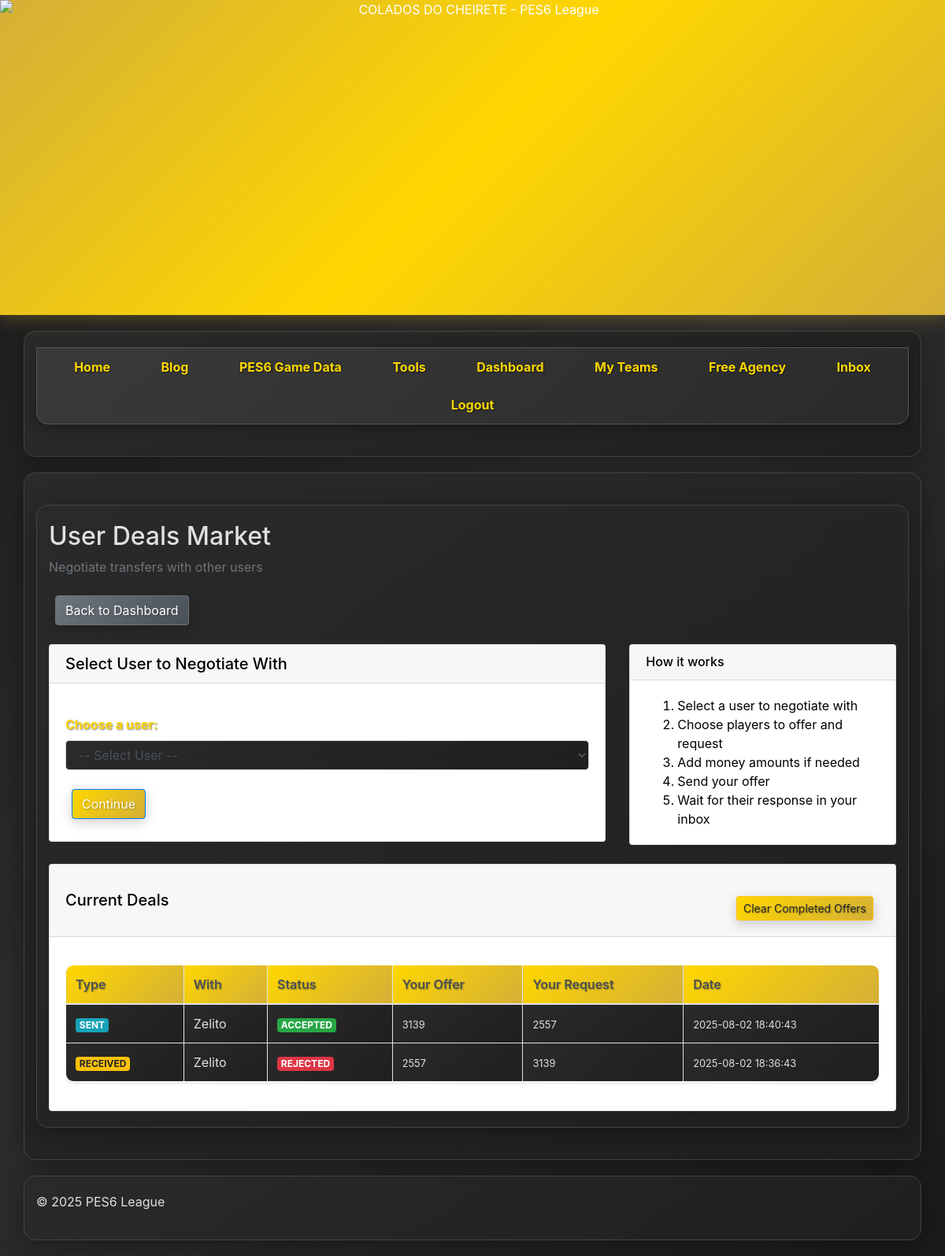
Before: /dashboard/user_deals (signed in) with the older database file.
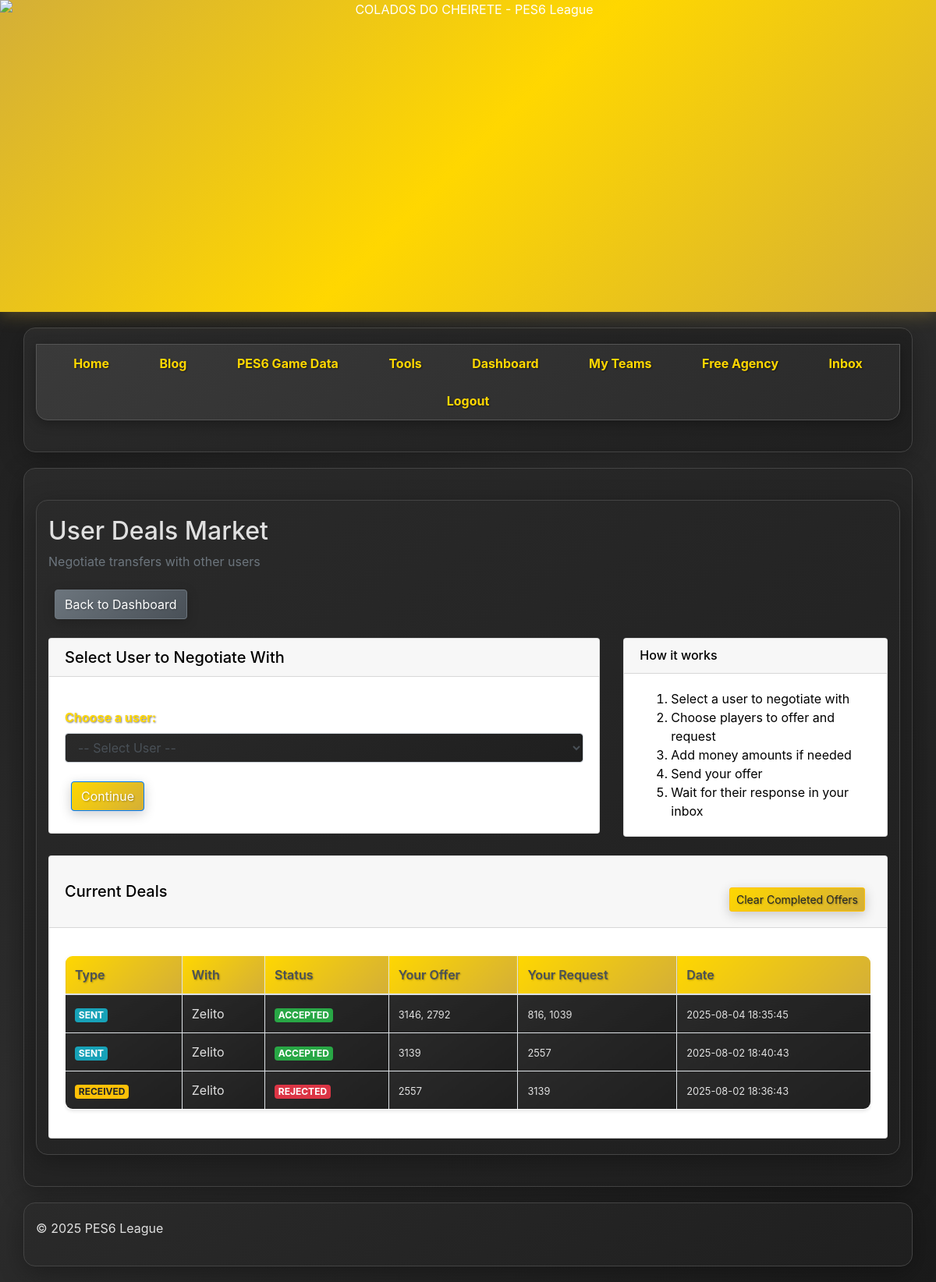
After: the same page with the newer database file.
### tables this page shows
CREATE TABLE offers (
    id INTEGER PRIMARY KEY AUTOINCREMENT,
    sender_id INTEGER NOT NULL,
    receiver_id INTEGER NOT NULL,
    player_id INTEGER NOT NULL,
    offer_amount INTEGER NOT NULL,
    offered_players TEXT,
    offered_money INTEGER DEFAULT 0,
    requested_players TEXT,
    requested_money INTEGER DEFAULT 0,
    sender_team_id INTEGER,
    receiver_team_id INTEGER,
    status TEXT DEFAULT 'pending',
    created_at TIMESTAMP DEFAULT CURRENT_TIMESTAMP,
    FOREIGN KEY (sender_id) REFERENCES users(id) ON DELETE CASCADE,
    FOREIGN KEY (receiver_id) REFERENCES users(id) ON DELETE CASCADE,
    FOREIGN KEY (player_id) REFERENCES players(id) ON DELETE CASCADE,
    FOREIGN KEY (sender_team_id) REFERENCES league_teams(id) ON DELETE CASCADE,
    FOREIGN KEY (receiver_team_id) REFERENCES league_teams(id) ON DELETE CASCADE
);

CREATE TABLE users (
    id INTEGER PRIMARY KEY AUTOINCREMENT,
    username TEXT UNIQUE NOT NULL,
    password TEXT NOT NULL,
    email TEXT UNIQUE NOT NULL,
    created_at TIMESTAMP DEFAULT CURRENT_TIMESTAMP
);

### app.py (the view, shortened to what this page needs)
@app.route('/dashboard/user_deals', methods=['GET', 'POST'])
@login_required
def dashboard_user_deals():
    cur = db_helper.get_cursor()
    active_team_id = session.get('active_team_id')
    if not active_team_id:
        cur.execute("SELECT id FROM league_teams WHERE user_id = ? ORDER BY id LIMIT 1", (current_user.id,))
        first_team = cur.fetchone()
        if first_team:
            active_team_id = first_team['id']
            session['active_team_id'] = active_team_id
    cur.execute("SELECT id, team_name FROM league_teams WHERE user_id = ? ORDER BY team_name", (current_user.id,))
    my_teams = cur.fetchall()
    cur.execute("SELECT id, username FROM users WHERE id != ? AND id != 1 ORDER BY username ASC", (current_user.id,))
    users = cur.fetchall()
    cur.execute("""
        SELECT p.id, p.player_name, p.registered_position, p.market_value, lt.team_name
        FROM players p
        JOIN team_players tp ON p.id = tp.player_id
        JOIN league_teams lt ON tp.team_id = lt.id
        WHERE lt.user_id = ?
        ORDER BY lt.team_name, p.player_name ASC
    """, (current_user.id,))
    my_players = cur.fetchall()
    recipient_players = []
    selected_receiver_id = request.form.get('receiver_id') if request.method == 'POST' else request.args.get('receiver_id')
    selected_my_team_id = request.form.get('my_team_id') if request.method == 'POST' else request.args.get('my_team_id', active_team_id)
    selected_their_team_id = request.form.get('their_team_id') if request.method == 'POST' else request.args.get('their_team_id')
    cur.close()
    cur = db_helper.get_cursor()
    cur.execute("""
        SELECT o.id, o.sender_id, o.receiver_id, o.status, o.created_at,
               u1.username as sender_name, u2.username as receiver_name,
               o.offered_players, o.offered_money, o.requested_players, o.requested_money
        FROM offers o
        JOIN users u1 ON o.sender_id = u1.id
        JOIN users u2 ON o.receiver_id = u2.id
        WHERE (o.sender_id = ? OR o.receiver_id = ?) AND o.status != 'deleted'
        ORDER BY o.created_at DESC
    """, (current_user.id, current_user.id))
    current_deals = cur.fetchall()
    cur.close()
    return render_template('dashboard_user_deals.html',
                         users=users,
                         my_players=my_players,
                         recipient_players=recipient_players,
                         selected_receiver_id=selected_receiver_id,
                         my_teams=my_teams,
                         recipient_teams=recipient_teams if 'recipient_teams' in locals() else [],
                         selected_my_team_id=selected_my_team_id,
                         selected_their_team_id=selected_their_team_id,
                         current_deals=current_deals)

### app.py (called while the page is built)
@login_manager.user_loader
def load_user(user_id):
    return User.get(user_id)

@app.template_filter('from_json')
def from_json_filter(value):
    if value is None:
        return []
    try:
        return json.loads(value)
    except:
        return []

def get_unread_count(user_id):
    cur = db_helper.get_cursor()
    try:
        cur.execute("SELECT COUNT(*) as count FROM messages WHERE receiver_id = ?", (user_id,))
        message_count = cur.fetchone()['count']
        cur.execute("SELECT COUNT(*) as count FROM offers WHERE receiver_id = ? AND status = 'pending'", (user_id,))
        offer_count = cur.fetchone()['count']
        return message_count + offer_count
    except Exception as e:
        app.logger.error(f"Error getting unread count: {e}")
        return 0
    finally:
        cur.close()

@app.context_processor
def inject_unread_count():
    if current_user.is_authenticated:
        return {'get_unread_count': get_unread_count}
    return {'get_unread_count': lambda x: 0}

### db_helper.py (called while the page is built)
def get_cursor():
    return get_connection().cursor()

def close_connection(e=None):
    db_conn = g.pop('db_conn', None)
    if db_conn is not None:
        db_conn.close()

### templates/dashboard_user_deals.html (shortened to what the changed rows need)
{% extends "base.html" %}
{% block content %}
<div class="container dashboard-user-deals">
    <div class="row">
        <div class="col-12">
            <h2>User Deals Market</h2>
        </div>
    </div>
    <div class="row mt-4">
        <div class="col-12">
            <div class="card">
                <div class="card-body">
                    {% if current_deals %}
                        <div class="table-responsive">
                            <table class="table table-striped">
                                <thead>
                                    <tr>
                                        <th>Type</th>
                                        <th>With</th>
                                        <th>Status</th>
                                        <th>Your Offer</th>
                                        <th>Your Request</th>
                                        <th>Date</th>
                                    </tr>
                                </thead>
                                <tbody>
                                    {% for deal in current_deals %}
                                        <tr>
                                            <td>
                                                {% if deal.sender_id == current_user.id %}
                                                    <span class="badge badge-info">Sent</span>
                                                {% else %}
                                                    <span class="badge badge-warning">Received</span>
                                                {% endif %}
                                            </td>
                                            <td>
                                                {% if deal.sender_id == current_user.id %}
                                                    {{ deal.receiver_name }}
                                                {% else %}
                                                    {{ deal.sender_name }}
                                                {% endif %}
                                            </td>
                                            <td>
                                                {% if deal.status == 'pending' %}
                                                    <span class="badge badge-secondary">Pending</span>
                                                {% elif deal.status == 'accepted' %}
                                                    <span class="badge badge-success">Accepted</span>
                                                {% elif deal.status == 'rejected' %}
                                                    <span class="badge badge-danger">Rejected</span>
                                                {% else %}
                                                    <span class="badge badge-light">{{ deal.status }}</span>
                                                {% endif %}
                                            </td>
                                            <td>
                                                {% if deal.offered_players %}
                                                    {% set offered_players = deal.offered_players|from_json %}
                                                    <small>
                                                        {% for player_id in offered_players %}
                                                            {% if loop.index <= 3 %}
                                                                {{ player_id }}{% if not loop.last %}, {% endif %}
                                                            {% endif %}
                                                        {% endfor %}
                                                    </small>
                                                {% endif %}
                                            </td>
                                            <td>
                                                {% if deal.requested_players %}
                                                    {% set requested_players = deal.requested_players|from_json %}
                                                    <small>
                                                        {% for player_id in requested_players %}
                                                            {% if loop.index <= 3 %}
                                                                {{ player_id }}{% if not loop.last %}, {% endif %}
                                                            {% endif %}
                                                        {% endfor %}
                                                    </small>
                                                {% endif %}
                                            </td>
                                            <td>
                                                <small>{{ deal.created_at }}</small>
                                            </td>
                                        </tr>
                                    {% endfor %}
                                </tbody>
                            </table>
                        </div>
                    {% else %}
                        <p class="text-muted text-center">No current deals found.</p>
                    {% endif %}
                </div>
            </div>
        </div>
    </div>
</div>
{% endblock %}

Changed rows visible on the page:
added offers: shows "SENT", receiver_name "Zelito", status "ACCEPTED", offered_players "3146" "2792", requested_players "816" "1039", created_at "2025-08-04 18:35:45"
